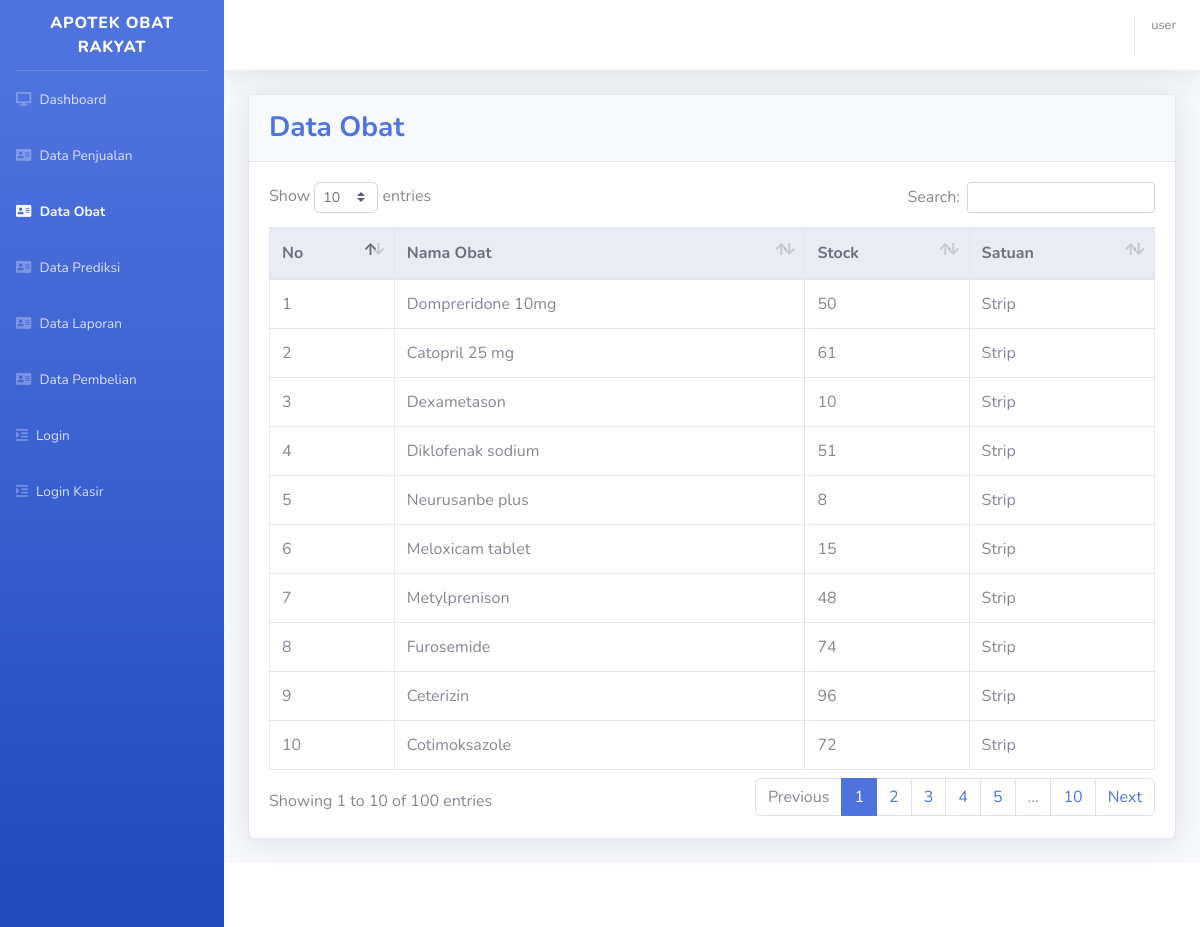
The page /dataobat.php on the database its author committed.
### tables this page shows
CREATE TABLE `data_obat` (
  `id` int(10) UNSIGNED NOT NULL,
  `nama_obat` varchar(255) NOT NULL,
  `stock` int(200) NOT NULL,
  `satuan` text NOT NULL,
  `create_date` datetime DEFAULT NULL,
  `update_date` datetime DEFAULT NULL
);

### fungsi.php (called while the page is built, shortened)
<?php
$servername = "localhost";
$database = "apotek-apk";
$username = "root";
$password = "";
$conn = mysqli_connect($servername, $username, $password, $database);
function tampil($table)
{
    global $conn;
    $result = mysqli_query($conn, "SELECT * FROM $table");
    return $result;
}
?>

### dataobat.php (the view, shortened to what this page needs)
<?php
include 'header.php';
?>
<div class="container-fluid">
  <div class="card shadow mb-4">
    <div class="card-header py-3">
      <h3 class="m-0 font-weight-bold text-primary">
        Data Obat
      </h3>
    </div>
    <div class="card-body">
      <div class="table-responsive">
        <table class="table table-bordered" id="dataTable" width="100%" cellspacing="0">
        <thead class="thead-light">
            <tr>
              <th>No</th>
              <th>Nama Obat</th>
              <th>Stock</th>
              <th>Satuan</th>
            </tr>
          </thead>
          <tbody>
            <?php $no = 1;
            $row = tampil("data_obat");
            while ($data = mysqli_fetch_assoc($row)) : ?>
              <tr >
                <td><?= $no; ?></td>
                <td><?= $data["nama_obat"]; ?></td>
                <td><?= $data["stock"]; ?></td>
                <td><?= $data["satuan"]; ?></td>
              </tr>
              <?php $no++; ?>
            <?php endwhile; ?>
          </tbody>
        </table>
      </div>
    </div>
  </div>
</div>
</div>
<?php include 'footer.php'; ?>

### header.php (shortened to what this page needs)
<?php
include 'fungsi.php';
if(isset($_SESSION['login'])){
$nama = $_SESSION['nama'];
}else{
    $nama="user";
}
?>
<!DOCTYPE html>
<html lang="en">
<head>
    <link href="vendor/fontawesome-free-5.14.0-web/css/all.min.css" rel="stylesheet" type="text/css" />
    <link href="css/sb-admin-2.min.css" rel="stylesheet" />
    <link href="vendor/datatables/dataTables.bootstrap4.min.css" rel="stylesheet" />
</head>
<body id="page-top" style="background-color: blue ;">
    <div id="wrapper">
        <ul class="navbar-nav bg-gradient-primary sidebar sidebar-dark accordion" id="accordionSidebar">
            <a class="sidebar-brand d-flex align-items-center justify-content-center" href="index.php">
                <div class="sidebar-brand-text mx-3">Apotek Obat Rakyat</div>
            </a>
            <hr class="sidebar-divider my-0">
            <li class="nav-item" id="dashboard">
                <a class="nav-link" href="index.php">
                    <i class="fa fa-desktop" aria-hidden="true"></i>
                    <span>Dashboard</span></a>
            </li>
            <li class="nav-item" id="datapenjualan">
                <a class="nav-link" href="datapenjualan.php">
                    <i class="fa fa-address-card" aria-hidden="true"></i>
                    <span>Data Penjualan</span></a>
            </li>
            <li class="nav-item" id="dataobat">
                <a class="nav-link" href="dataobat.php">
                    <i class="fa fa-address-card" aria-hidden="true"></i>
                    <span>Data Obat</span></a>
            </li>
            <li class="nav-item" id="dataprediksi">
                <a class="nav-link" href="dataprediksi.php">
                    <i class="fa fa-address-card" aria-hidden="true"></i>
                    <span>Data Prediksi</span></a>
            </li>
            <li class="nav-item" id="datalaporan">
                <a class="nav-link" href="datalaporan.php">
                    <i class="fa fa-address-card" aria-hidden="true"></i>
                    <span>Data Laporan</span></a>
            </li>
            <li class="nav-item" id="datapembelian">
                <a class="nav-link" href="datapembelian.php">
                    <i class="fa fa-address-card" aria-hidden="true"></i>
                    <span>Data Pembelian</span></a>
            </li>
            <?php if(isset($_SESSION['login'])||isset($_SESSION['kasir'])):?>
                <li class="nav-item" id="menu6">
                    <a class="nav-link" href="logout.php">
                        <i class="fa fa-outdent" aria-hidden="true"></i>
                        <span>Logout</span></a>
            </li>
            <?php else:?>
            <li class="nav-item" id="menu6">
                <a class="nav-link" href="login.php">
                    <i class="fa fa-indent" aria-hidden="true"></i>
                    <span>Login</span></a>
            </li>
            <li class="nav-item" id="menu6">
                <a class="nav-link" href="loginkasir.php">
                    <i class="fa fa-indent" aria-hidden="true"></i>
                    <span>Login Kasir</span></a>
            </li>
            <?php endif;?>
        </ul>
        <div id="content-wrapper" class="d-flex flex-column">
            <div id="content">
                <nav class="navbar navbar-expand navbar-light bg-white topbar mb-4 static-top shadow">
                    <ul class="navbar-nav ml-auto">
                        <span class="mr-2 d-none d-lg-inline text-gray-600 small"><?php if($nama!=null){echo $nama;};?></span>
                    </ul>
                </nav>

### footer.php (shortened to what this page needs)
<footer class="sticky-footer bg-white">
</footer>
</div>
</div>
</body>
</html>

### rows shown on the page
data_obat: nama_obat "Dompreridone 10mg", stock "50", satuan "Strip"
data_obat: nama_obat "Catopril 25 mg", stock "61", satuan "Strip"
data_obat: nama_obat "Dexametason", stock "10", satuan "Strip"
data_obat: nama_obat "Diklofenak sodium", stock "51", satuan "Strip"
data_obat: nama_obat "Neurusanbe plus", stock "8", satuan "Strip"
data_obat: nama_obat "Meloxicam tablet", stock "15", satuan "Strip"
data_obat: nama_obat "Metylprenison", stock "48", satuan "Strip"
data_obat: nama_obat "Furosemide", stock "74", satuan "Strip"
data_obat: nama_obat "Ceterizin", stock "96", satuan "Strip"
data_obat: nama_obat "Cotimoksazole", stock "72", satuan "Strip"

### other values the page prints
$nama "user"
